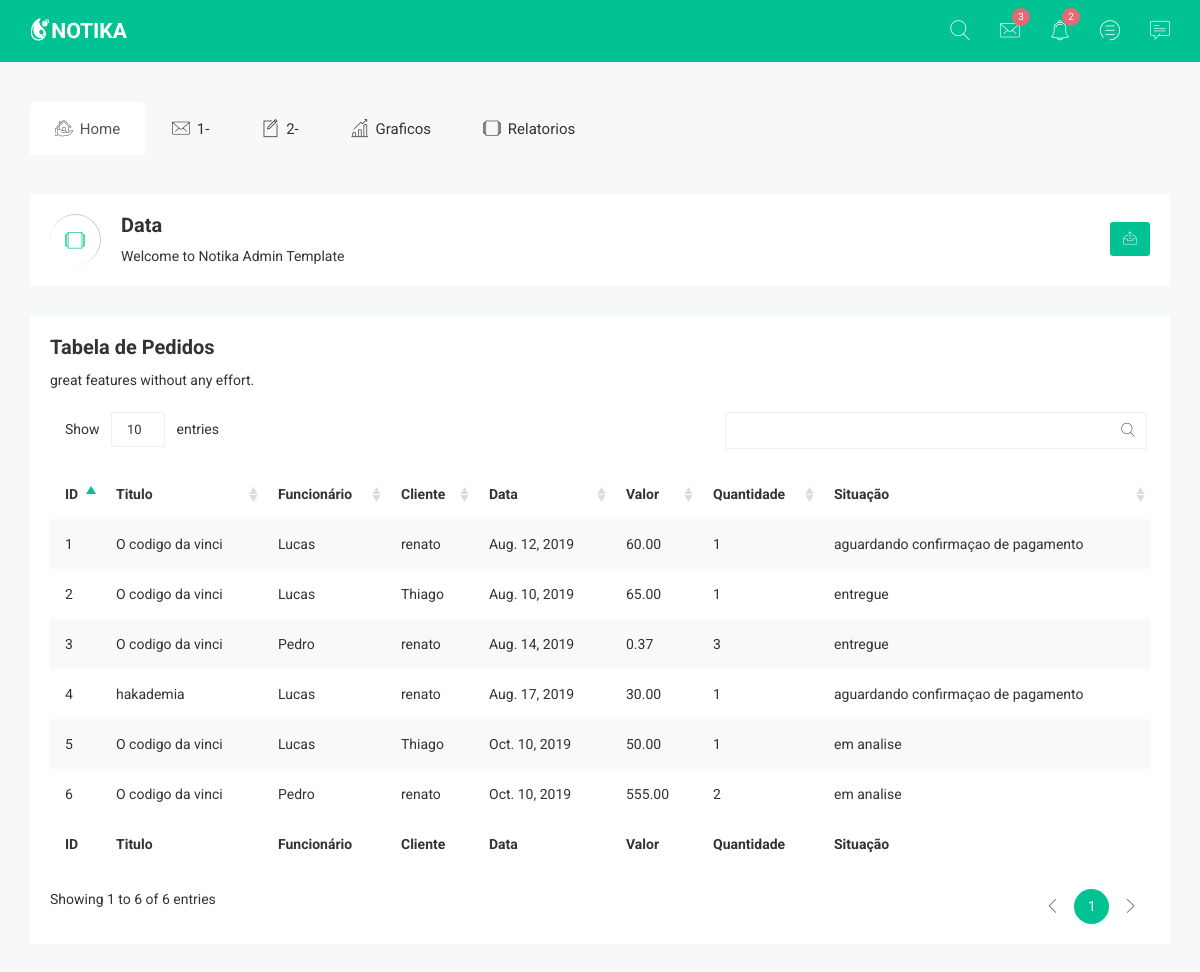
/listar_pedido/, run on the app's committed database.
### app_outmed/models.py (models this page shows)
class Pedido(models.Model):
    Titulo = models.ForeignKey('Livros', on_delete=models.CASCADE)
    cod_funcionario = models.ForeignKey('Funcionario', on_delete=models.CASCADE)
    cod_cliente = models.ForeignKey('Cliente', on_delete=models.CASCADE)
    Data = models.DateField('Data da venda')
    Valor = models.DecimalField(max_digits=5, decimal_places=2)
    quantidade = models.IntegerField()
    situação = models.CharField(max_length=50, blank=True, null=True)
    objects = models.Manager ()

class Livros(models.Model):
    ISBN = models.CharField(max_length=20)
    editora = models.CharField(max_length=50)
    edição = models.CharField(max_length=20)
    titulo = models.CharField(max_length=100)
    autor = models.CharField(max_length=50)
    genero = models.CharField(max_length=80, default=None)
    preco_compra = models.DecimalField(max_digits=5, decimal_places=2, default=None)
    preco_venda = models.DecimalField(max_digits=5, decimal_places=2, default=None)
    quantidade = models.IntegerField(default=None)
    objects = models.Manager ()
    def __str__(self):
        return self.titulo

class Funcionario(models.Model):
    first_name = models.CharField("Nome", max_length=50)
    email = models.CharField(max_length=70)
    cpf = models.CharField("CPF", max_length=20, default=None)
    celular = models.CharField('Celular', max_length=20, default=None)
    fixo = models.CharField('Fixo', max_length=20, default=None)
    objects = models.Manager()
    def __str__(self):
        return self.first_name

class Cliente(models.Model):
    first_name = models.CharField("Nome", max_length=50)
    last_name = models.CharField("Sobrenome", max_length=80, default=None)
    email = models.CharField(max_length=70)
    celular = models.CharField('Celular', max_length=20, default=None)
    fixo = models.CharField('Fixo', max_length=20, default=None)
    cidade = models.CharField('Cidade', max_length=60, default=None)
    bairro = models.CharField('Bairro', max_length=60, default=None)
    rua = models.CharField('Rua', max_length=50, default=None)
    numero = models.CharField('Numero', max_length=10, default=None)
    cep = models.CharField('CEP', default=None, max_length=10)
    objects = models.Manager ()
    def __str__(self):
        return self.first_name

### app_outmed/views.py (the view)
# urls.py: path('listar_pedido/', views.listar_pedido, name='listar_pedido'),
def listar_pedido(request):
    pedido = Pedido.objects.all()
    return render(request, 'Pages/listar_pedido.html', {'pedido': pedido})

### app_outmed/templates/Pages/listar_pedido.html (shortened to what this page needs)
{% load static %}
<!doctype html>
<html class="no-js" lang="">
<head>
    <link rel="stylesheet" href="{% static '../static/ADD/css/bootstrap.min.css' %}">
    <link rel="stylesheet" href="{% static '../static/ADD/css/font-awesome.min.css' %}">
    <link rel="stylesheet" href="{% static '../static/ADD/css/owl.carousel.css' %}">
    <link rel="stylesheet" href="{% static '../static/ADD/css/owl.theme.css' %}">
    <link rel="stylesheet" href="{% static '../static/ADD/css/owl.transitions.css' %}">
    <link rel="stylesheet" href="{% static '../static/ADD/css/meanmenu/meanmenu.min.css' %}">
    <link rel="stylesheet" href="{% static '../static/ADD/css/animate.css' %}">
    <link rel="stylesheet" href="{% static '../static/ADD/css/normalize.css' %}">
    <link rel="stylesheet" href="{% static '../static/ADD/css/wave/waves.min.css' %}">
    <link rel="stylesheet" href="{% static '../static/ADD/css/wave/button.css' %}">
    <link rel="stylesheet" href="{% static '../static/ADD/css/scrollbar/jquery.mCustomScrollbar.min.css' %}">
    <link rel="stylesheet" href="{% static '../static/ADD/css/notika-custom-icon.css' %}">
    <link rel="stylesheet" href="{% static '../static/ADD/css/jquery.dataTables.min.css' %}">
    <link rel="stylesheet" href="{% static '../static/ADD/css/main.css' %}">
    <link rel="stylesheet" href="{% static '../static/ADD/style.css' %}">
    <link rel="stylesheet" href="{% static '../static/ADD/css/responsive.css' %}">
</head>
<body>
<div class="header-top-area">
    <div class="container">
        <div class="row">
            <div class="col-lg-4 col-md-4 col-sm-12 col-xs-12">
                <div class="logo-area">
                    <a href="#"><img src="img/logo/logo.png" alt="" /></a>
                </div>
            </div>
            <div class="col-lg-8 col-md-8 col-sm-12 col-xs-12">
                <div class="header-top-menu">
                    <ul class="nav navbar-nav notika-top-nav">
                        <li class="nav-item dropdown">
                            <a href="#" data-toggle="dropdown" role="button" aria-expanded="false"
                                class="nav-link dropdown-toggle"><span><i
                                        class="notika-icon notika-search"></i></span></a>
                        </li>
                        <li class="nav-item dropdown">
                            <a href="#" data-toggle="dropdown" role="button" aria-expanded="false"
                                class="nav-link dropdown-toggle"><span><i
                                        class="notika-icon notika-mail"></i></span></a>
                        </li>
                        <li class="nav-item nc-al"><a href="#" data-toggle="dropdown" role="button"
                                aria-expanded="false" class="nav-link dropdown-toggle"><span><i
                                        class="notika-icon notika-alarm"></i></span>
                                <div class="ntd-ctn"><span>3</span></div>
                            </a>
                        </li>
                        <li class="nav-item"><a href="#" data-toggle="dropdown" role="button" aria-expanded="false"
                                class="nav-link dropdown-toggle"><span><i class="notika-icon notika-menus"></i></span>
                                <div class="ntd-ctn"><span>2</span></div>
                            </a>
                        </li>
                        <li class="nav-item"><a href="#" data-toggle="dropdown" role="button" aria-expanded="false"
                                class="nav-link dropdown-toggle"><span><i
                                        class="notika-icon notika-chat"></i></span></a>
                        </li>
                    </ul>
                </div>
            </div>
        </div>
    </div>
</div>
<div class="main-menu-area mg-tb-40">
    <div class="container">
        <div class="row">
            <div class="col-lg-12 col-md-12 col-sm-12 col-xs-12">
                <ul class="nav nav-tabs notika-menu-wrap menu-it-icon-pro">
                    <li class="active"><a href="{% url 'index' %}"><i class="notika-icon notika-house"></i> Home</a>
                    </li>
                    <li><a href="{% url 'cliente' %}"><i class="notika-icon notika-mail"></i> 1-</a>
                    </li>
                    <li><a href="{% url 'fornecedor' %}"><i class="notika-icon notika-edit"></i> 2-</a>
                    </li>
                    <li><a data-toggle="tab" href="#Charts"><i class="notika-icon notika-bar-chart"></i> Graficos</a>
                    </li>
                    <li><a data-toggle="tab" href="#Tables"><i class="notika-icon notika-windows"></i> Relatorios</a>
                    </li>
                </ul>
            </div>
        </div>
    </div>
</div>
	<div class="breadcomb-area">
		<div class="container">
			<div class="row">
				<div class="col-lg-12 col-md-12 col-sm-12 col-xs-12">
					<div class="breadcomb-list">
						<div class="row">
							<div class="col-lg-6 col-md-6 col-sm-6 col-xs-12">
								<div class="breadcomb-wp">
									<div class="breadcomb-icon">
										<i class="notika-icon notika-windows"></i>
									</div>
									<div class="breadcomb-ctn">
										<h2>Data </h2>
										<p>Welcome to Notika <span class="bread-ntd">Admin Template</span></p>
									</div>
								</div>
							</div>
							<div class="col-lg-6 col-md-6 col-sm-6 col-xs-3">
								<div class="breadcomb-report">
									<button data-toggle="tooltip" data-placement="left" title="Download Report" class="btn"><i class="notika-icon notika-sent"></i></button>
								</div>
							</div>
						</div>
					</div>
				</div>
			</div>
		</div>
	</div>
    <div class="data-table-area">
        <div class="container">
            <div class="row">
                <div class="col-lg-12 col-md-12 col-sm-12 col-xs-12">
                    <div class="data-table-list">
                        <div class="basic-tb-hd">
                            <h2>Tabela de Pedidos</h2>
                            <p>great features without any effort.</p>
                        </div>
                        <div class="table-responsive">
                            <table id="data-table-basic" class="table table-striped">
                                <thead>
                                    <tr>
                                        <th>ID</th>
                                        <th>Titulo</th>
                                        <th>Funcionário</th>
                                        <th>Cliente</th>
                                        <th>Data</th>
                                        <th>Valor</th>
                                        <th>Quantidade</th>
                                        <th>Situação</th>
                                    </tr>
                                </thead>
                                <tbody>
                                        {% for pedido in pedido %}
                                        <tr>
                                            <td>{{ pedido.id }}</td>
                                            <td>{{ pedido.Titulo }}</td>
                                            <td>{{ pedido.cod_funcionario }}</td>
                                            <td>{{ pedido.cod_cliente }}</td>
                                            <td>{{ pedido.Data }}</td>
                                            <td>{{ pedido.Valor }}</td>
                                            <td>{{ pedido.quantidade }}</td>
                                            <td>{{ pedido.situação }}</td>
                                        </tr>
                                        {% endfor %}
                                </tbody>
                                <tfoot>
                                    <tr>
                                        <th>ID</th>
                                        <th>Titulo</th>
                                        <th>Funcionário</th>
                                        <th>Cliente</th>
                                        <th>Data</th>
                                        <th>Valor</th>
                                        <th>Quantidade</th>
                                        <th>Situação</th>
                                    </tr>
                                </tfoot>
                            </table>
                        </div>
                    </div>
                </div>
            </div>
        </div>
    </div>
</body>
</html>

### app_outmed/static/ADD/css/main.css (style rules this page uses)
html { color: #222; font-size: 1em; line-height: 1.4; }
audio, canvas, iframe, img, svg, video { vertical-align: middle; }

### data on the page
Pedido: id "1", Titulo "O codigo da vinci", cod_funcionario "Lucas", cod_cliente "renato", Data "Aug. 12, 2019", Valor "60.00", quantidade "1", situação "aguardando confirmaçao de pagamento"
Pedido: id "2", Titulo "O codigo da vinci", cod_funcionario "Lucas", cod_cliente "Thiago", Data "Aug. 10, 2019", Valor "65.00", quantidade "1", situação "entregue"
Pedido: id "3", Titulo "O codigo da vinci", cod_funcionario "Pedro", cod_cliente "renato", Data "Aug. 14, 2019", Valor "0.37", quantidade "3", situação "entregue"
Pedido: id "4", Titulo "hakademia", cod_funcionario "Lucas", cod_cliente "renato", Data "Aug. 17, 2019", Valor "30.00", quantidade "1", situação "aguardando confirmaçao de pagamento"
Pedido: id "5", Titulo "O codigo da vinci", cod_funcionario "Lucas", cod_cliente "Thiago", Data "Oct. 10, 2019", Valor "50.00", quantidade "1", situação "em analise"
Pedido: id "6", Titulo "O codigo da vinci", cod_funcionario "Pedro", cod_cliente "renato", Data "Oct. 10, 2019", Valor "555.00", quantidade "2", situação "em analise"
